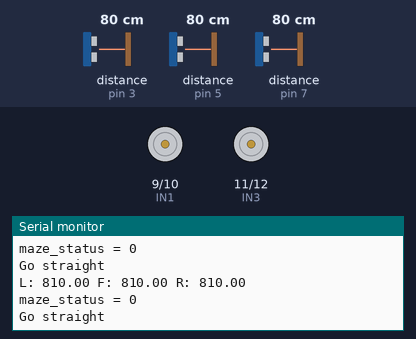
Recording of a sketch running on a simulated Arduino Uno, built with avr-gcc and run on an emulated ATmega328P. Shown: motor-driver pin pairs drawn as motors (green arrow = first pin HIGH = forward, orange = second pin HIGH = backward, longer = more drive, scaled by the enable pin), the last lines printed to the serial monitor. The test bench sets the inputs (shaded band); at power-on: distance to the obstacle (sensors on pin 3, pin 7, pin 5) 80 cm. The echo pulse lasts 58.3 µs per cm.

Above: at 1.2 s.
1.3 s: distance to the obstacle (sensor on pin 3) set to 35 cm
At 2.0 s:
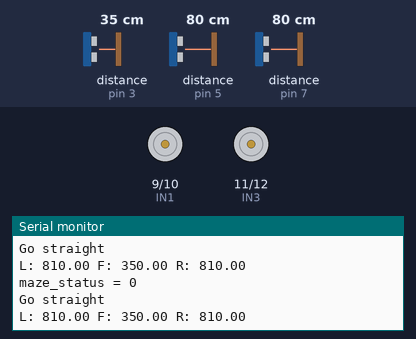
4.3 s: distance to the obstacle (sensor on pin 7) set to 120 cm
At 4.9 s:
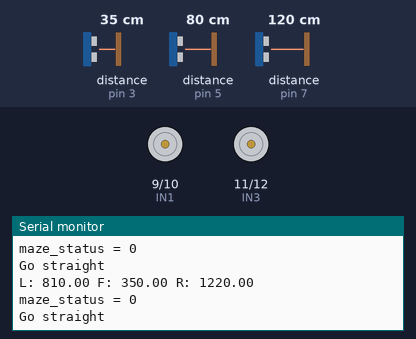
7.3 s: distance to the obstacle (sensor on pin 5) set to 250 cm
At 8.0 s:
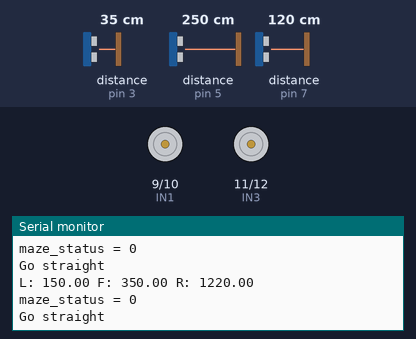
10.3 s: distance to the obstacle (sensor on pin 3) set to 23 cm
At 10.9 s:
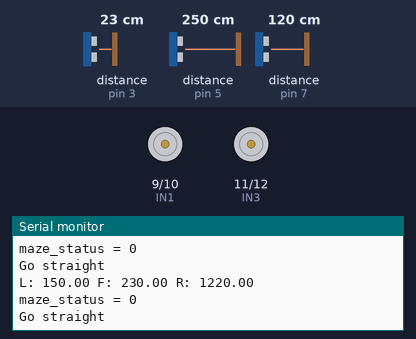
11.8 s: distance to the obstacle (sensor on pin 3) set to 18 cm
At 13.6 s:
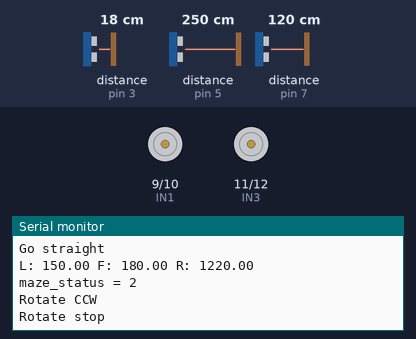
14.8 s: distance to the obstacle (sensor on pin 3) set to 60 cm
Timing chart, 0 to 17.3 s (numbered marks = the images above; inputs shaded):
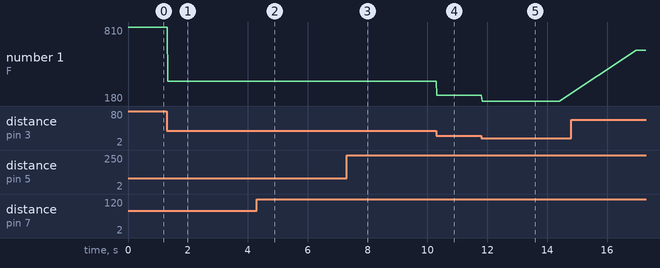

Measured:
- the behaviour switches between 21 and 20 cm on distance to the obstacle (sensor on pin 3) (found by bisection; images 4 and 5)
- after the input at 1.3 s, the serial monitor: prints a new line at once (image 1)
- after the input at 4.3 s, the serial monitor: prints a new line at once (image 2)
- after the input at 7.3 s, the serial monitor: prints a new line at once (image 3)
- after the input at 10.3 s, the serial monitor: prints a new line at once (image 4)
- after the input at 11.8 s, the serial monitor: prints a new line at once (image 5)
- plotted number 1: 810 → 350 after the input at 1.3 s, 350 → 230 after the input at 10.3 s, 230 → 180 after the input at 11.8 s, 180 → 610 after the input at 14.8 s

The sketch:

maze3.ino
```cpp
#include <NewPing.h>

#define SONAR_NUM 3      // Number of sensors.
#define MAX_DISTANCE 150 // Maximum distance (in cm) to ping.
#define WALL_GAP_DISTANCE 400 //mm 단위
#define WALL_GAP_DISTANCE_HALF 200 //mm 단위
#define MOTOR_PWM_OFFSET 10
#define MOTOR_SPEED 70


#define Front 0
#define Left  1
#define Right 2

#define TRIG1 2
#define ECHO1 3

#define TRIG2 4
#define ECHO2 5

#define TRIG3 6
#define ECHO3 7

NewPing sonar[SONAR_NUM] = {
  NewPing(TRIG1, ECHO1, MAX_DISTANCE),
  NewPing(TRIG2, ECHO2, MAX_DISTANCE),
  NewPing(TRIG3, ECHO3, MAX_DISTANCE)
};
  float front_sonar = 0.0;
  float left_sonar = 0.0;
  float right_sonar = 0.0;

#define ENA 8
#define IN1 9
#define IN2 10
#define IN3 11
#define IN4 12
#define ENB 13
int maze_status = 0;


void setup()
{

    pinMode(ENA, OUTPUT);
    pinMode(IN1, OUTPUT);
    pinMode(IN2, OUTPUT);

    pinMode(IN3, OUTPUT);
    pinMode(IN4, OUTPUT);
    pinMode(ENB, OUTPUT);

    Serial.begin(115200); //통신속도를 115200으로 정의함
}

void motor_A_control(int direction_a, int motor_speed_a) //모터 A의 방향(direction)과 속도(speed)제어
{
  if(direction_a == HIGH)
  {
      digitalWrite(IN1,HIGH);          // 모터의 방향 제어
      digitalWrite(IN2,LOW);           // 모터의 방향 제어
      analogWrite(ENA,motor_speed_a);  // 모터의 속도 제어
  }
  else
  {
      digitalWrite(IN1, LOW);
      digitalWrite(IN2, HIGH);
      analogWrite(ENA,motor_speed_a);
  }
}

void motor_B_control(int direction_b, int motor_speed_b) //모터 B의 방향(direction)과 속도(speed)제어
{
  if(direction_b == HIGH)
  {
      digitalWrite(IN3,LOW);
      digitalWrite(IN4,HIGH);
      analogWrite(ENB,motor_speed_b);
  }
  else
  {
      digitalWrite(IN3, HIGH);
      digitalWrite(IN4, LOW);
      analogWrite(ENB,motor_speed_b);
  }
}
void check_maze_status(void) {
  if ((left_sonar >= 0) && (left_sonar <= WALL_GAP_DISTANCE_HALF) && (right_sonar >= 0) && (right_sonar <= WALL_GAP_DISTANCE_HALF) && (front_sonar >= 0) && (front_sonar <= WALL_GAP_DISTANCE_HALF)) { // 세 면이 다 막힌 경우
    maze_status = 4;
    Serial.println("maze_status = 4");
  }
  else if ((left_sonar >= 0) && (left_sonar <= WALL_GAP_DISTANCE_HALF) && (right_sonar >= 0) && (right_sonar <= WALL_GAP_DISTANCE_HALF) && (front_sonar >= WALL_GAP_DISTANCE_HALF)) {
    maze_status = 1;
    Serial.println("maze_status = 1");
  }
  else if ((left_sonar >= 0) && (left_sonar <= WALL_GAP_DISTANCE_HALF) && (front_sonar >= 0) && (front_sonar <= WALL_GAP_DISTANCE_HALF)) {
    maze_status = 2;
    Serial.println("maze_status = 2");
  }
  else if ((right_sonar >= 0) && (right_sonar <= WALL_GAP_DISTANCE_HALF) && (front_sonar >= 0) && (front_sonar <= WALL_GAP_DISTANCE_HALF)) {
    maze_status = 3;
    Serial.println("maze_status = 3");
  }
  else {
    maze_status = 0;
    Serial.println("maze_status = 0");
  }
}
void wall_collision_avoid(int base_speed)
{
  float error = 0.0;
  float Kp = 0.3;
  int pwm_control = 0;
  int right_pwm = 0;
  int left_pwm = 0;

  error = (right_sonar - left_sonar); // 벽면 간의 거리
  error = Kp * error; // 스티어 양 조절

  if (error >=  40) error =  40; // 과도한 스티어링 방지
  if (error <= -40) error = -40;

  right_pwm = MOTOR_SPEED - error;  // 오른쪽 바퀴 회전수 조절
  left_pwm = MOTOR_SPEED + error;   // 왼쪽 바퀴 회전수 조절

  if(right_pwm <= 0) right_pwm = 0;
  if(left_pwm  <= 0) left_pwm  = 0;

  if(right_pwm >= 255) right_pwm = 255;
  if(left_pwm  >= 255) left_pwm = 255;

  motor_A_control(HIGH,right_pwm); // 오른쪽 전진
  motor_B_control(HIGH,left_pwm);  // 왼쪽 전진

}

void loop() {
  // put your main code here, to run repeatedly:

  front_sonar = sonar[Front].ping_cm() * 10; //전방 센서 측정
  left_sonar = sonar[Left].ping_cm() * 10;   //좌측 센서 측정
  right_sonar = sonar[Right].ping_cm() * 10; //우측 센서 측정

  if(front_sonar == 0.0)  front_sonar = MAX_DISTANCE;
  if(left_sonar == 0.0)   left_sonar = MAX_DISTANCE;
  if(right_sonar == 0.0)  right_sonar = MAX_DISTANCE;

  Serial.print("L: "); Serial.print(left_sonar); Serial.print(" ");
  Serial.print("F: "); Serial.print(front_sonar); Serial.print(" ");
  Serial.print("R: "); Serial.println(right_sonar);

  check_maze_status();
  if( maze_status == 4)
  {
     motor_A_control(HIGH,0); //오른쪽 전진
    motor_B_control(LOW,0); //왼쪽은 후진
    delay(500);

    Serial.println("Rotate CCW");
    motor_A_control(HIGH,100); //오른쪽 전진
    motor_B_control(LOW,100); //왼쪽은 후진
    delay(1100);               //일정한 시간 동안 회전

    Serial.println("Rotate stop");
    motor_A_control(HIGH,0); //오른쪽 전진
    motor_B_control(LOW,0); //왼쪽은 후진
    delay(500);
  }
  else if( maze_status == 1)
  { // 좌우 벽만 있을 때 직전
    Serial.println("Go straight");
    wall_collision_avoid(MOTOR_SPEED);

  }
  else if( maze_status == 2)
  {
     motor_A_control(HIGH,0); //오른쪽 전진
    motor_B_control(LOW,0); //왼쪽은 후진
    delay(500);

    Serial.println("Rotate CCW");
    motor_A_control(LOW,100); //오른쪽 전진
    motor_B_control(HIGH,100); //왼쪽은 후진
    delay(550);               //일정한 시간 동안 회전

   Serial.println("Rotate stop");
    motor_A_control(HIGH,0); //오른쪽 전진
    motor_B_control(LOW,0); //왼쪽은 후진
    delay(1000);

    Serial.println("Go Straight");
    motor_A_control(HIGH,50);
    motor_B_control(HIGH,50);
    delay(500);

  }
  else if( maze_status == 3)
  {
    motor_A_control(HIGH,0); //오른쪽 전진
    motor_B_control(LOW,0); //왼쪽은 후진
    delay(500);

    Serial.println("Rotate CCW");
    motor_A_control(HIGH,100); //오른쪽 전진
    motor_B_control(LOW,100); //왼쪽은 후진
    delay(550);               //일정한 시간 동안 회전

    Serial.println("Rotate stop");
    motor_A_control(HIGH,0); //오른쪽 전진
    motor_B_control(LOW,0); //왼쪽은 후진
    delay(500);
  }
  else
  {
    // 직진
    Serial.println("Go straight");
    wall_collision_avoid(MOTOR_SPEED);
  }

}
```
